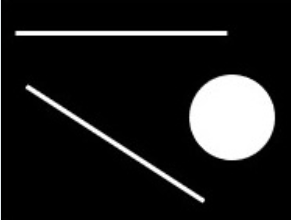
#> input picture OpenCV/pythonProject/6opencv/3形态学变换/test.png, 291 x 220 px
$ python erode.py
#> lines starting #> are read from the running program, lines starting #| are printed output that depends on the picture; after the words box and inside, x2 and y2 are one past the last pixel; in counts of white or black regions, pixels touching at a corner belong together
# 对二值化图像进行腐蚀操作

# 先导入opencv的库，方便后续直接调用函数
import cv2

# 1. 读取一张要操作的彩色图像
image_np = cv2.imread('test.png')
#> image_np is the input picture: shape (220, 291, 3); mean B, G, R 31.8, 31.7, 31.7

# 2. 将彩色图转化为灰度图
image_gray = cv2.cvtColor(image_np, cv2.COLOR_BGR2GRAY)

# 3. 将灰度图转化为腐蚀操作所需要的二值化图
ret, image_thresh = cv2.threshold(image_gray, 127, 255, cv2.THRESH_BINARY)
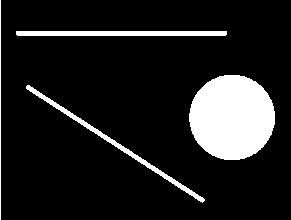
#> image_thresh: shape (220, 291); 12.5% white; 4 white regions, box (x1, y1, x2, y2) and area: (189, 75, 275, 160) 5754, (16, 31, 227, 36) 1053, (26, 85, 205, 203) 988, (0, 0, 1, 220) 220

# 4. 进行腐蚀操作：
# 4.1 构建腐蚀操作所需要用到的核
# cv2.getStructuringElement: 用来生成形态变换所需要用到的核
# 第一个参数：指定核的形状： cv2.MORPH_CROSS 表示十字形， cv2.MORPH_RECT 表示矩形  cv2.MORPH_ELLIPSE表示椭圆
# 第二个参数：指定核的大小： 以元组的形式传递
# 第三个参数：指定十字形核的核值分布
kernel = cv2.getStructuringElement(cv2.MORPH_CROSS, (9, 9))

# 4.2 去进行滑动计算
# erode: 用来对二值化图像进行腐蚀操作： 必须要准备两个参数
# 第一个：要进行腐蚀的二值化图像
# 第二个：用来滑动计算的结构化元素
image_erode = cv2.erode(image_thresh, kernel)
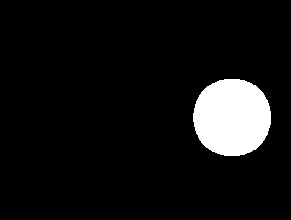
#> image_erode: shape (220, 291); 7.5% white; 1 white region, box (x1, y1, x2, y2) and area: (193, 79, 271, 156) 4819


# 5. 显示图像
cv2.imshow('image_thresh', image_thresh)
cv2.imshow('image_erode', image_erode)
cv2.waitKey(0)
